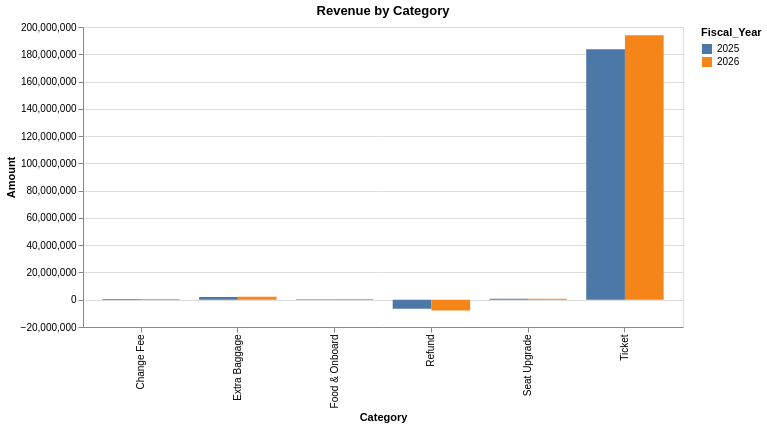

The notebook cell this image was saved under:
### Code cell
revenue_long = revenue_categories.melt(
    id_vars="Fiscal_Year",
    var_name="Category",
    value_name="Amount"
)

alt.Chart(revenue_long).mark_bar().encode(
    x="Category:N",
    y="Amount:Q",
    color="Fiscal_Year:N",
    xOffset="Fiscal_Year:N",
    tooltip=["Category", "Fiscal_Year", "Amount"]
).properties(
    title="Revenue by Category",
    width=600
)

### Figure 1 — Vega-Lite specification as saved in the notebook (floating-point values rounded to 4 significant figures)
{"config": {"view": {"continuousWidth": 300, "continuousHeight": 300}}, "data": {"name": "data-97b1934219b1c67a25f45f482fdee945"}, "mark": {"type": "bar"}, "encoding": {"color": {"field": "Fiscal_Year", "type": "nominal"}, "tooltip": [{"field": "Category", "type": "nominal"}, {"field": "Fiscal_Year", "type": "quantitative"}, {"field": "Amount", "type": "quantitative"}], "x": {"field": "Category", "type": "nominal"}, "xOffset": {"field": "Fiscal_Year", "type": "nominal"}, "y": {"field": "Amount", "type": "quantitative"}}, "title": "Revenue by Category", "width": 600, "$schema": "https://vega.github.io/schema/vega-lite/v6.4.1.json", "datasets": {"data-97b1934219b1c67a25f45f482fdee945": [{"Fiscal_Year": 2025, "Category": "Ticket", "Amount": 183600000.0}, {"Fiscal_Year": 2026, "Category": "Ticket", "Amount": 193900000.0}, {"Fiscal_Year": 2025, "Category": "Extra Baggage", "Amount": 2002000.0}, {"Fiscal_Year": 2026, "Category": "Extra Baggage", "Amount": 2139000.0}, {"Fiscal_Year": 2025, "Category": "Seat Upgrade", "Amount": 678600.0}, {"Fiscal_Year": 2026, "Category": "Seat Upgrade", "Amount": 729500.0}, {"Fiscal_Year": 2025, "Category": "Change Fee", "Amount": 558100.0}, {"Fiscal_Year": 2026, "Category": "Change Fee", "Amount": 604000.0}, {"Fiscal_Year": 2025, "Category": "Food & Onboard", "Amount": 435500.0}, {"Fiscal_Year": 2026, "Category": "Food & Onboard", "Amount": 493700.0}, {"Fiscal_Year": 2025, "Category": "Refund", "Amount": -6685000.0}, {"Fiscal_Year": 2026, "Category": "Refund", "Amount": -7834000.0}]}}
